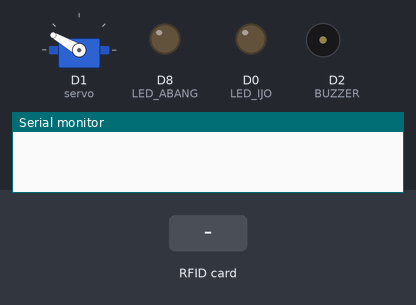
This sketch was run on a simulated ESP8266 (NodeMCU). Parts: servo, output pins drawn as LEDs (lit = HIGH), buzzer (waves = sounding), the last lines printed to the serial monitor. The inputs (shaded band) are chosen by the test bench. WiFi joins after 1.5 s; servers stay silent unless stated.

Above: at 3.0 s.
3.1 s: RFID card 43 57 31 14 held to the reader
At 3.6 s:
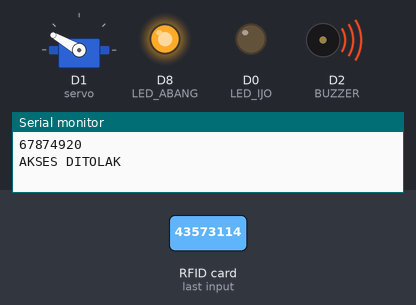
Timing chart, 0 to 6.1 s (numbered marks = the images above; inputs shaded):
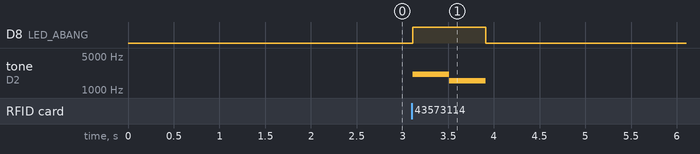

Measured:
- after the input at 3.1 s, D8 (LED_ABANG): LOW → HIGH at once, → LOW 0.80 s later; tone on D2 (BUZZER): silent → 2093 Hz at once, → 1567 Hz 0.40 s later, → silent 0.40 s later

The sketch:

PAKAI_BLYNK.ino
```cpp
//COKLAT --> GND
//MERAH --> vCC
//ORANGE --> DATA
//PIN DI nodeMCU pakai GPIO
//---------------------------------------------------------------------

#include <SPI.h>
#include <MFRC522.h>
#include <Servo.h>
#define BUZZER D2
#define LED_ABANG D8
#define LED_IJO D0

#define BLYNK_PRINT Serial
#include <ESP8266WiFi.h>
#include <BlynkSimpleEsp8266.h>

    // Dapetin token
char auth[] = "t8HHT8tly0K3CSaFgIcqQdO9UCkXvG6I";
    // id dan password internet
char ssid[] = "LAPTOP";
char pass[] = "bismillah";

constexpr uint8_t RST_PIN = D3;     // Configurable, see typical pin layout above
constexpr uint8_t SS_PIN = D4;     // Configurable, see typical pin layout above
MFRC522 rfid(SS_PIN, RST_PIN); // Instance of the class

Servo servo;
MFRC522::MIFARE_Key key;

String tag;

void setup() {
  Serial.begin(115200);
  SPI.begin(); // Init SPI bus
  rfid.PCD_Init(); // Init MFRC522
  servo.attach(5); //D1
  servo.write(150);
  pinMode(BUZZER, OUTPUT);
  pinMode(LED_ABANG, OUTPUT);
  pinMode(LED_IJO, OUTPUT);
  digitalWrite(LED_ABANG, LOW);

  Blynk.begin(auth, ssid, pass, "iot.serangkota.go.id", 8080);
}
void loop() {
  if ( ! rfid.PICC_IsNewCardPresent())
    return;
  if (rfid.PICC_ReadCardSerial()) {
    for (byte i = 0; i < 4; i++) {
      tag += rfid.uid.uidByte[i];
    }
    Serial.println(tag);
    if (tag == "14520110727" || tag == "43573114" || tag == "227165926" || LED_IJO == HIGH ) {
      Serial.println("AKSES DITERIMA");
      digitalWrite(LED_IJO, HIGH);
      tone(BUZZER, 1047);
      delay(400);
      tone(BUZZER, 1319);
      delay(400);
      tone(BUZZER, 1568);
      delay(400);
      tone(BUZZER, 2093);
      delay(400);
      tone(BUZZER, 0);
      servo.write(50);
      delay(3000);
      servo.write(150);
      digitalWrite(BUZZER, LOW);
      digitalWrite(LED_IJO, LOW);

    } else {
      Serial.println("AKSES DITOLAK");
      digitalWrite(LED_ABANG, HIGH);
      tone(BUZZER, 2093);
      delay(400);
      tone(BUZZER, 1567);
      delay(400);
      tone(BUZZER, 0);
      digitalWrite(LED_ABANG, LOW);
    }
    tag = "";
    rfid.PICC_HaltA();
    rfid.PCD_StopCrypto1();
  }
}
```
